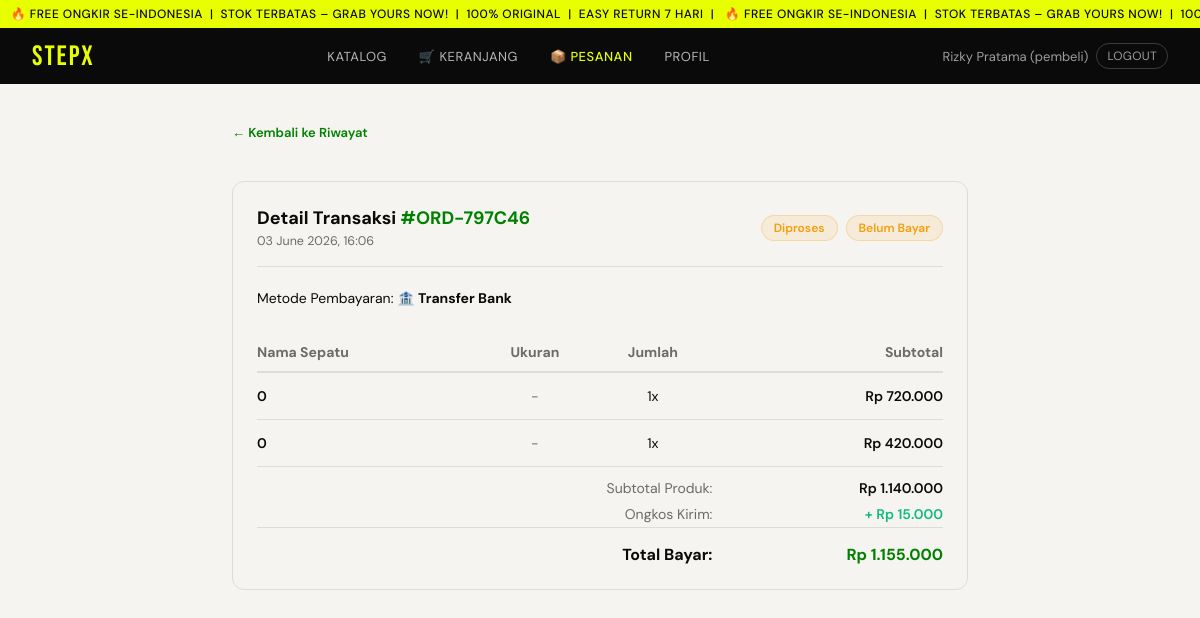
/detail_pesanan.php?id=8 (signed in), run on the app's committed database.
### tables this page shows
CREATE TABLE IF NOT EXISTS `pesanan` (
  `id` int unsigned NOT NULL AUTO_INCREMENT,
  `kode_pesanan` varchar(20) NOT NULL,
  `pembeli_id` int unsigned NOT NULL,
  `alamat_id` int unsigned NOT NULL,
  `subtotal` decimal(12,2) NOT NULL,
  `ongkos_kirim` decimal(10,2) NOT NULL DEFAULT '0.00',
  `diskon` decimal(10,2) NOT NULL DEFAULT '0.00',
  `total_bayar` decimal(12,2) NOT NULL,
  `metode_bayar` enum('transfer_bank','cod','ewallet','kartu_kredit') NOT NULL,
  `status_bayar` enum('menunggu','lunas','gagal','refund') NOT NULL DEFAULT 'menunggu',
  `status_pesanan` enum('proses','dikemas','dikirim','selesai','dibatalkan') NOT NULL DEFAULT 'proses',
  `catatan` text,
  `created_at` datetime NOT NULL DEFAULT CURRENT_TIMESTAMP,
  `updated_at` datetime NOT NULL DEFAULT CURRENT_TIMESTAMP ON UPDATE CURRENT_TIMESTAMP,
  PRIMARY KEY (`id`),
  UNIQUE KEY `kode_pesanan` (`kode_pesanan`),
  KEY `fk_pesanan_alamat` (`alamat_id`),
  KEY `idx_pesanan_pembeli` (`pembeli_id`),
  KEY `idx_pesanan_status` (`status_pesanan`),
  KEY `idx_pesanan_tanggal` (`created_at`),
  CONSTRAINT `fk_pesanan_alamat` FOREIGN KEY (`alamat_id`) REFERENCES `alamat_pembeli` (`id`),
  CONSTRAINT `fk_pesanan_pembeli` FOREIGN KEY (`pembeli_id`) REFERENCES `users` (`id`)
);

CREATE TABLE IF NOT EXISTS `detail_pesanan` (
  `id` int unsigned NOT NULL AUTO_INCREMENT,
  `pesanan_id` int unsigned NOT NULL,
  `produk_id` int unsigned NOT NULL,
  `penjual_id` int unsigned NOT NULL,
  `nama_produk` varchar(200) NOT NULL COMMENT 'Snapshot nama saat order',
  `harga_satuan` decimal(12,2) NOT NULL COMMENT 'Snapshot harga saat order',
  `hpp_satuan` decimal(12,2) NOT NULL COMMENT 'Snapshot HPP saat order',
  `ukuran` varchar(10) DEFAULT NULL,
  `qty` int NOT NULL DEFAULT '1',
  `subtotal` decimal(12,2) NOT NULL,
  PRIMARY KEY (`id`),
  KEY `fk_detail_produk` (`produk_id`),
  KEY `idx_detail_penjual` (`penjual_id`),
  KEY `idx_detail_pesanan` (`pesanan_id`),
  CONSTRAINT `fk_detail_penjual` FOREIGN KEY (`penjual_id`) REFERENCES `users` (`id`),
  CONSTRAINT `fk_detail_pesanan` FOREIGN KEY (`pesanan_id`) REFERENCES `pesanan` (`id`) ON DELETE CASCADE,
  CONSTRAINT `fk_detail_produk` FOREIGN KEY (`produk_id`) REFERENCES `produk` (`id`)
);

### includes/config.php (called while the page is built, shortened)
<?php
function currentUser(): array {
    return [
        'id'    => $_SESSION['user_id']   ?? 0,
        'nama'  => $_SESSION['nama']      ?? '',
        'email' => $_SESSION['email']     ?? '',
        'role'  => $_SESSION['role']      ?? '',
        'no_hp' => $_SESSION['no_hp']     ?? '',
    ];
}
function rp(int|float $n): string {
    return 'Rp ' . number_format($n, 0, ',', '.');
}

### detail_pesanan.php (the view, shortened to what this page needs)
<?php
require_once __DIR__ . '/includes/config.php';
$user = currentUser();
$pesanan_id = isset($_GET['id']) ? (int)$_GET['id'] : 0;
$userId     = (int)$user['id'];
$db         = getDB();
$query_pesanan = "SELECT * FROM pesanan WHERE id = ? AND pembeli_id = ?";
$stmt_p = $db->prepare($query_pesanan);
$stmt_p->bind_param("ii", $pesanan_id, $userId);
$stmt_p->execute();
$cek_pesanan = $stmt_p->get_result();
$data_pesanan = $cek_pesanan->fetch_assoc();
$query_detail = "SELECT * FROM detail_pesanan WHERE pesanan_id = ?";
$stmt_d = $db->prepare($query_detail);
$stmt_d->bind_param("i", $pesanan_id);
$stmt_d->execute();
$result_detail = $stmt_d->get_result();
function badgeStatus(string $status, string $type): string {
    $map = [
        'status_pesanan' => [
            'proses'     => ['label' => 'Diproses',   'color' => '#f59e0b'],
            'dikemas'    => ['label' => 'Dikemas',     'color' => '#3b82f6'],
            'dikirim'    => ['label' => 'Dikirim',     'color' => '#8b5cf6'],
            'selesai'    => ['label' => 'Selesai',     'color' => '#10b981'],
            'dibatalkan' => ['label' => 'Dibatalkan',  'color' => '#ef4444'],
        ],
        'status_bayar' => [
            'menunggu' => ['label' => 'Belum Bayar', 'color' => '#f59e0b'],
            'lunas'    => ['label' => 'Lunas',        'color' => '#10b981'],
            'gagal'    => ['label' => 'Gagal',        'color' => '#ef4444'],
            'refund'   => ['label' => 'Refund',       'color' => '#6b7280'],
        ],
    ];
    $info  = $map[$type][$status] ?? ['label' => $status, 'color' => '#6b7280'];
    return '<span style="background:' . $info['color'] . '1a;color:' . $info['color'] . ';border:1px solid ' . $info['color'] . '40;padding:4px 12px;border-radius:20px;font-size:12px;font-weight:600">'
         . htmlspecialchars($info['label']) . '</span>';
}
function labelMetode(string $m): string {
    return match($m) {
        'transfer_bank' => '🏦 Transfer Bank',
        'ewallet'       => '📱 E-Wallet',
        'cod'           => '🚪 COD',
        'kartu_kredit'  => '💳 Kartu Kredit',
        default         => $m,
    };
}
require_once __DIR__ . '/includes/header.php';
?>
<div class="cart-wrap" style="max-width: 800px; margin: 0 auto;">
    <a class="back-link" href="pesanan.php" style="display:inline-flex;align-items:center;gap:6px;padding-top:8px; text-decoration: none; color:green; font-weight: 600;">← Kembali ke Riwayat</a>
    <div style="margin-top: 20px; background: var(--surface); border: 1.5px solid var(--border); border-radius: 12px; padding: 24px;">
        <div style="display: flex; justify-content: space-between; align-items: center; border-bottom: 1.5px solid var(--border); padding-bottom: 16px; margin-bottom: 20px; flex-wrap: wrap; gap: 12px;">
            <div>
                <h3 style="margin: 0; font-size: 18px;">Detail Transaksi <span style="color:green;"><?= htmlspecialchars($data_pesanan['kode_pesanan']) ?></span></h3>
                <small style="color: var(--muted);"><?= date('d F Y, H:i', strtotime($data_pesanan['created_at'])) ?></small>
            </div>
            <div style="display: flex; gap: 8px;">
                <?= badgeStatus($data_pesanan['status_pesanan'], 'status_pesanan') ?>
                <?= badgeStatus($data_pesanan['status_bayar'], 'status_bayar') ?>
            </div>
        </div>
        <div style="font-size: 14px; color: var(--text); line-height: 1.6;">
            <p style="margin: 4px 0;">Metode Pembayaran: <strong><?= labelMetode($data_pesanan['metode_bayar']) ?></strong></p>
        </div>
        <table style="width: 100%; border-collapse: collapse; margin-top: 24px; font-size: 14px;">
            <thead>
                <tr style="border-bottom: 2px solid var(--border); text-align: left; color: var(--muted);">
                    <th style="padding: 10px 0;">Nama Sepatu</th>
                    <th style="text-align: center; padding: 10px 0;">Ukuran</th>
                    <th style="text-align: center; padding: 10px 0;">Jumlah</th>
                    <th style="text-align: right; padding: 10px 0;">Subtotal</th>
                </tr>
            </thead>
            <tbody>
                <?php while ($item = $result_detail->fetch_assoc()): ?>
                    <tr style="border-bottom: 1px solid var(--border);">
                        <td style="padding: 14px 0; font-weight: 600; color: var(--text);"><?= htmlspecialchars($item['nama_produk']) ?></td>
                        <td style="text-align: center; padding: 14px 0; color: var(--muted);"><?= $item['ukuran'] ? htmlspecialchars($item['ukuran']) : '-' ?></td>
                        <td style="text-align: center; padding: 14px 0;"><?= $item['qty'] ?>x</td>
                        <td style="text-align: right; padding: 14px 0; font-weight: 600;"><?= rp($item['subtotal']) ?></td>
                    </tr>
                <?php endwhile; ?>
                <tr>
                    <td colspan="3" style="text-align: right; padding: 12px 0 4px 0; color: var(--muted);">Subtotal Produk:</td>
                    <td style="text-align: right; padding: 12px 0 4px 0; font-weight: 600;"><?= rp($data_pesanan['subtotal']) ?></td>
                </tr>
                <tr>
                    <td colspan="3" style="text-align: right; padding: 4px 0; color: var(--muted);">Ongkos Kirim:</td>
                    <td style="text-align: right; padding: 4px 0; color: #10b981; font-weight: 600;">+ <?= rp($data_pesanan['ongkos_kirim']) ?></td>
                </tr>
                <tr style="border-top: 1.5px solid var(--border); font-size: 16px; font-weight: 700;">
                    <td colspan="3" style="text-align: right; padding: 16px 0 0 0;">Total Bayar:</td>
                    <td style="text-align: right; padding: 16px 0 0 0; color:green;"><?= rp($data_pesanan['total_bayar']) ?></td>
                </tr>
            </tbody>
        </table>
    </div>
</div>
<?php require_once __DIR__ . '/includes/footer.php'; ?>

### assets/css/style.css (style rules this page uses)
*,*::before,*::after { box-sizing:border-box;margin:0;padding:0 }
:root { --brand:#0A0A0A; --accent:#E8FF00; --accent2:#FF3A2D; --surface:#F5F4F0; --surface2:#EBEBEB; --white:#FFFFFF; --text:#0A0A0A; --muted:#6B6B6B; --border:#DCDCDC; --radius:4px; --radius-lg:10px; --font-display:'Bebas Neue',sans-serif; --font-body:'DM Sans',sans-serif; }
body { font-family:var(--font-body);background:var(--surface);color:var(--text);min-height:100vh;font-size:15px }
a { color:inherit;text-decoration:none }
.back-link { display:inline-flex;align-items:center;gap:6px;color:var(--muted);font-size:13px;margin-bottom:20px;transition:color .15s }
.cart-wrap { padding:32px }

### data on the page
pesanan: kode_pesanan "#ORD-797C46", created_at "03 June 2026, 16:06", status_pesanan "Diproses Belum Bayar", metode_bayar "🏦 Transfer Bank", subtotal "Rp 1.140.000", ongkos_kirim "Rp 15.000", total_bayar "Rp 1.155.000"
detail_pesanan: nama_produk "0", qty "1", subtotal "Rp 720.000"
detail_pesanan: nama_produk "0", qty "1", subtotal "Rp 420.000"

### other printed values
$user['nama'] "Rizky Pratama"
$user['role'] "pembeli"
